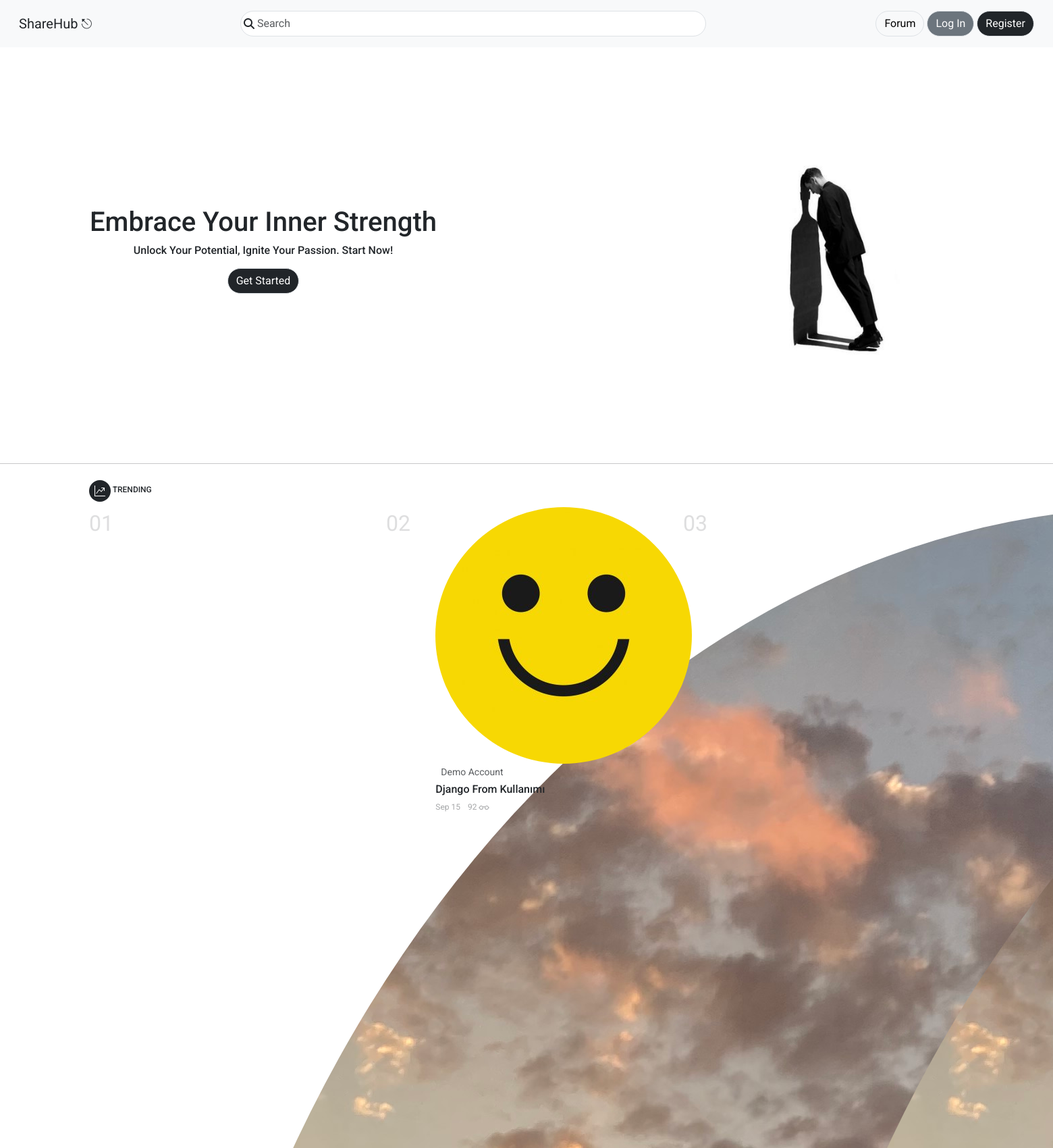
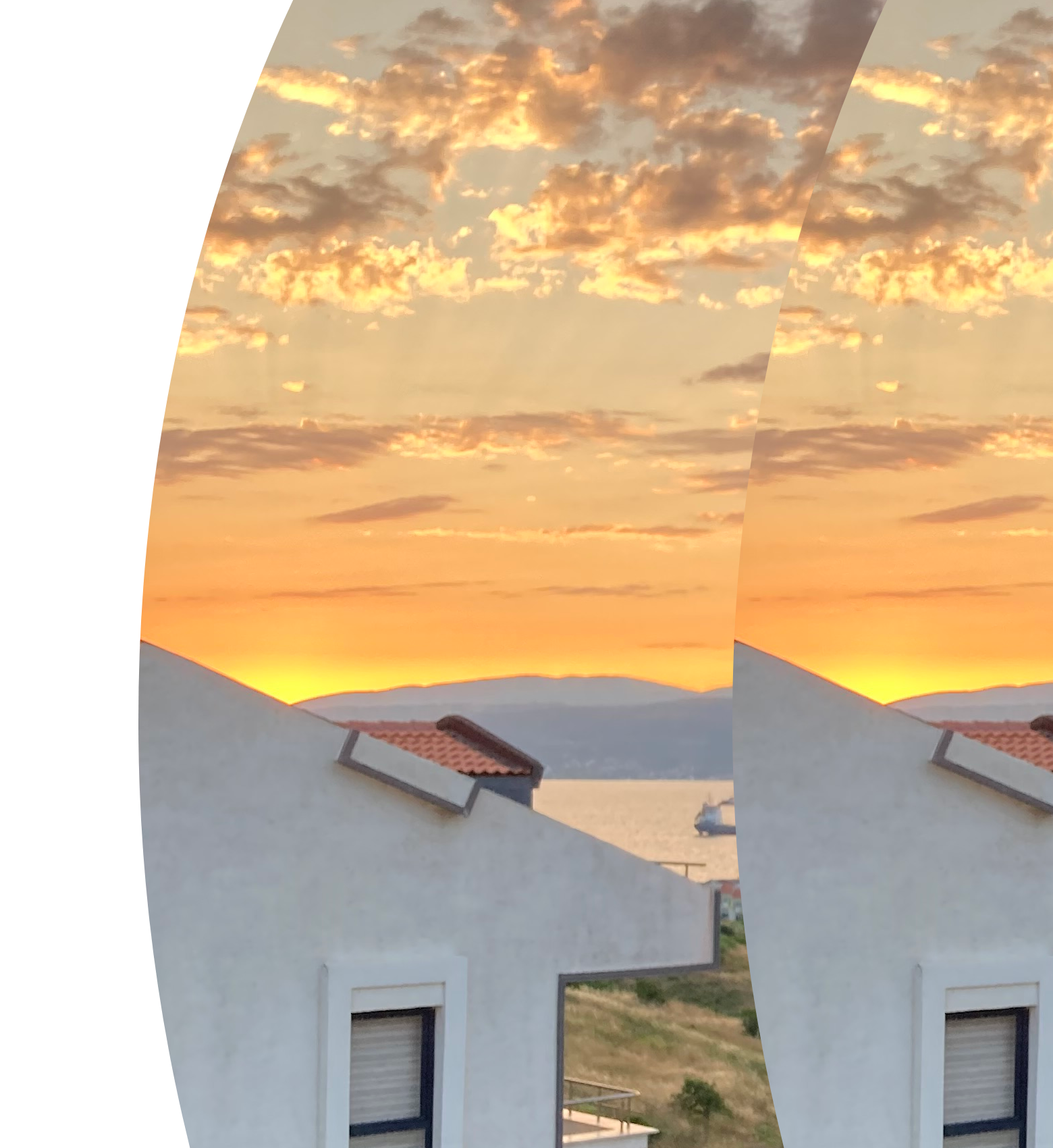
The page / (upper part) on the database its author committed (2 pictures, top to bottom).
### blog/models.py (models this page shows, shortened)
class CommonModel(models.Model):
    title = models.CharField(max_length=200)
    slug = AutoSlugField(populate_from = 'title', unique=True)
    is_active = models.BooleanField(default=False)
    created_at = models.DateTimeField(auto_now_add=True)
    updated_ad = models.DateTimeField(auto_now=True)
    class Meta:
        abstract = True
        ordering = ('title', )

class BlogPost(CommonModel):
    user = models.ForeignKey(User, on_delete=models.CASCADE)
    category = models.ForeignKey(Category, on_delete=models.SET_NULL, null=True)
    tag = models.ManyToManyField(Tag)
    cover_image = models.ImageField(upload_to="post")
    content = tinymce_models.HTMLField(blank=True, null=True)
    view_count = models.PositiveBigIntegerField(default=0)
    class Meta:
        ordering = ('-created_at', )
    def get_absolute_url(self):
        return reverse(
            'read:post_detail_view',
            kwargs={
                'user_slug': self.user.profile.slug,
                'post_slug': self.slug,
            }
        )

### user/models.py (models this page shows, shortened)
class Profile(models.Model):
    user = models.OneToOneField(User, on_delete=models.CASCADE)
    avatar = models.ImageField(upload_to='avatar')
    instagram = models.CharField(max_length=200)
    info = tinymce_models.HTMLField(blank=True, null=True)
    slug = models.SlugField(max_length=200)
    def get_absolute_url(self):
        return reverse(
            'read:all_posts_view',
            kwargs= {
                "user_slug": self.slug,
            }
        )

### page/views.py (the view)
# urls.py: path('', home_view, name='home_view'),
def home_view(request):
    posts = BlogPost.objects.filter(is_active=True) # .order_by('-created_at')
    top_posts = posts.order_by('-view_count')[:6]
    tags = Tag.objects.filter(is_active=True)
    categories = Category.objects.filter(is_active=True)
    context = dict(
        posts = posts,
        top_posts = top_posts,
        tags = tags,
        categories = categories
    )
    return render(request, 'page/home_page.html', context)

### page/templates/page/home_page.html (shortened to what this page needs)
{% extends "core/base.html" %}
{% block content %}
        {% include "core/_header.html" %}
    <section class="container">
        <div class="row">
            <div class="col-sm-12 mt-2">
                <h2 class="fs-12">
                    <span class="badge bg-dark rounded-circle p-2">
                    </span>
                     <span class="fs-12">TRENDING</span>
                </h2>
            </div>
        </div>
        <div class="row mb-3">
            {% for top_post in top_posts %}
                {% include "page/components/top_article.html" with count=forloop.counter post=top_post%}
            {% endfor %}
        </div>
    </section>
{% endblock content %}

### page/templates/page/components/top_article.html (shortened to what this page needs)
{% load thumbnail %}
<article class="col-sm-4">
    <div class="row">
        <div class="col-2 text-muted fs-2 op-02">
            0{{ count }}
        </div>
        <div class="col-10">
            <div>
                <a href="{{ post.user.profile.get_absolute_url }}" class="text-decoration-none text-muted">
                <img src="{{ post.user.profile.avatar|thumbnail_url:'avatar' }}" class="rounded-circle" alt="">
                <small class="ms-2">{{ post.user.get_full_name }}</small>
                </a>
            </div>
            <div>
                <h2 class="h6 mt-1">
                    <a href="{{ post.get_absolute_url }}" class="text-decoration-none text-dark">
                        {{ post.title }}
                    </a>
                </h2>
                <ul class="list-inline fs-12 op-04">
                <li class="list-inline-item">
                    {{ post.created_at|date:"M d"}}
                </li>
                <li class="list-inline-item">
                    {{ post.view_count }}
                </li>
                </ul>
            </div>
        </div>
    </div>
</article>

### static_files/css/style.css (style rules this page uses)
* { font-family: 'Roboto', sans-serif; }
.op-02 { opacity: 0.2; }
.op-04 { opacity: 0.4; }
.fs-12 { font-size: 12px; }

### rows shown on the page
BlogPost: count "1", user.profile.avatar|thumbnail_url (picture)
BlogPost: count "2", user.profile.avatar|thumbnail_url (picture), user.get_full_name "Demo Account", title "Django From Kullanımı", created_at "Sep 15", view_count "92"
BlogPost: count "3", user.profile.avatar|thumbnail_url (picture)
